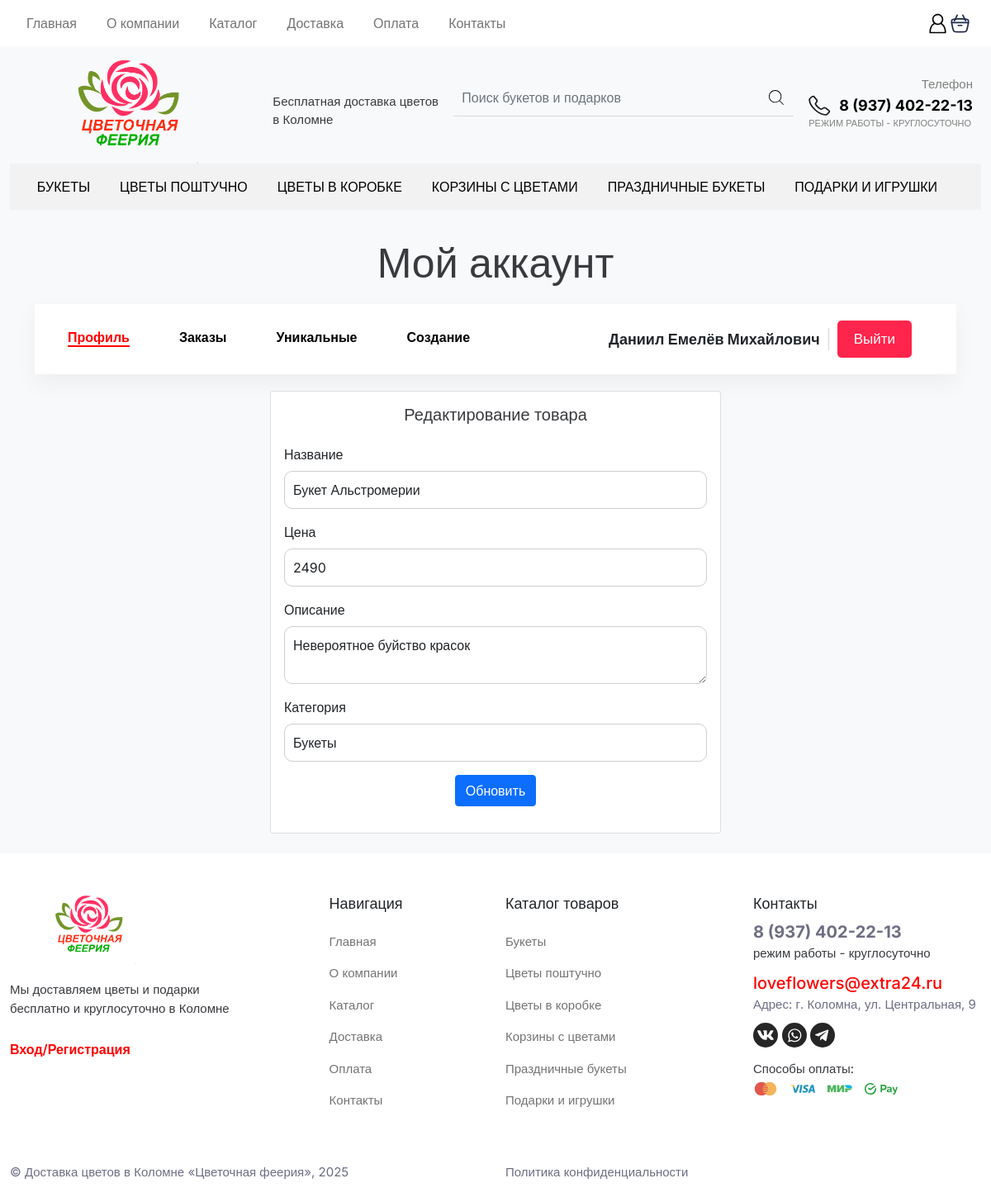
The app's page /update_product.php?id=12 (signed in) with its own data.
### tables this page shows
CREATE TABLE `Users` (
  `id` int NOT NULL,
  `Name` varchar(50) NOT NULL,
  `Surname` varchar(50) NOT NULL,
  `Lastname` varchar(50) NOT NULL,
  `email` varchar(100) NOT NULL,
  `password` varchar(100) NOT NULL,
  `role` int NOT NULL
);

CREATE TABLE `Products` (
  `id` int NOT NULL,
  `name` varchar(55) NOT NULL,
  `Price` varchar(10) NOT NULL,
  `category_id` int NOT NULL,
  `description` text NOT NULL,
  `image` varchar(255) NOT NULL,
  `created` datetime NOT NULL
);

### objects/user.php (called while the page is built, shortened)
<?php
class User
{
    private $conn;
    private $table_name = "Users";
    public $id;
    public function __construct($db)
    {
        $this->conn = $db;
    }
    public function readOne()
    {
        $query = "SELECT name, surname, lastname, email FROM " . $this->table_name . " WHERE id = ? LIMIT 0,1";
        $stmt = $this->conn->prepare($query);
        $stmt->bindParam(1, $this->id);
        $stmt->execute();
        $row = $stmt->fetch(PDO::FETCH_ASSOC);
        $this->name = $row['name'];
        $this->surname = $row['surname'];
        $this->lastname = $row['lastname'];
    }
}
?>

### objects/product.php (called while the page is built, shortened)
<?php
class Product
{
    private $conn;
    private $table_name = "Products";
    public $id;
    public function __construct($db)
    {
        $this->conn = $db;
    }
    function readOne()
    {
        $query = "SELECT name, price, description, category_id, image
        FROM " . $this->table_name . "
        WHERE id = ?
        LIMIT 0,1";
        $stmt = $this->conn->prepare($query);
        $stmt->bindParam(1, $this->id);
        $stmt->execute();
        $row = $stmt->fetch(PDO::FETCH_ASSOC);
        $this->name = $row["name"];
        $this->price = $row["price"];
        $this->description = $row["description"];
        $this->category_id = $row["category_id"];
    }
}

### objects/category.php (called while the page is built, shortened)
<?php
class Category
{
    private $conn;
    private $table_name = "Categories";
    public function __construct($db)
    {
        $this->conn = $db;
    }
    function read()
    {
        $query = "SELECT
                    id, name
                FROM
                    " . $this->table_name . "
                ORDER BY
                    name";
        $stmt = $this->conn->prepare($query);
        $stmt->execute();
        return $stmt;
    }
}

### update_product.php (the view, shortened to what this page needs)
<?php
$id = isset($_GET["id"]) ? $_GET["id"] : die("ERROR: отсутствует ID.");
include_once "objects/product.php";
include_once "objects/category.php";
include_once "objects/user.php";
$database = new Database();
$db = $database->getConnection();
if (isset($_SESSION['id'])) {
    $user = new User($db);
    $user->id = $_SESSION['id'];
    $user->readOne();
}
$product = new Product($db);
$category = new Category($db);
$product->id = $id;
$product->readOne();
?>
<?php include_once "components/header.php" ?>
<section id="create_product" class="bg-light py-4">
    <div class="container">
        <h2 class="max-title">Мой аккаунт</h2>
        <div class="profile-menu">
            <div class="row w-100">
                <div class="col-lg-6">
                    <div class="profile-left-menu">
                        <nav class="navbar navbar-expand-lg navbar-light">
                            <ul class="navbar-nav flex-row">
                                <li class="nav-item">
                                    <a class="nav-link-profile" href="admin_profile.php"
                                        style="color:red; border-bottom:2px solid red;">Профиль</a>
                                </li>
                                <li class="nav-item">
                                    <a class="nav-link-profile" href="admin_orders.php">Заказы</a>
                                </li>
                                <li class="nav-item">
                                    <a class="nav-link-profile" href="unique_orders.php">Уникальные</a>
                                </li>
                                <li class="nav-item">
                                    <a class="nav-link-profile" href="create_product.php">Создание</a>
                                </li>
                            </ul>
                        </nav>
                    </div>
                </div>
                <div class="col-lg-6">
                    <div class="profile-right-menu d-flex justify-content-center justify-content-lg-end">
                        <? echo '<div class="user-name">' . $user->name . ' ' . $user->surname . ' ' . $user->lastname . '</div>'; ?>
                        <button class="profile-btn btn btn-danger" onclick="location.href='logout.php'">Выйти</button>
                    </div>
                </div>
            </div>
        </div>
        <div class="row justify-content-center">
            <div class="col-lg-6">
                <div class="card">
                    <div class="card-body">
                        <h2 class="card-title text-center mb-4">Редактирование товара</h2>
                        <form action="<?= htmlspecialchars($_SERVER["PHP_SELF"] . "?id={$id}"); ?>" method="post">
                            <div class="form-group mb-3">
                                <label for="name">Название</label>
                                <input type="text" name="name" id="name" value="<?= $product->name; ?>"
                                    class="form-control">
                            </div>
                            <div class="form-group mb-3">
                                <label for="price">Цена</label>
                                <input type="text" name="price" id="price" value="<?= $product->price; ?>"
                                    class="form-control">
                            </div>
                            <div class="form-group mb-3">
                                <label for="description">Описание</label>
                                <textarea name="description" id="description"
                                    class="form-control"><?= $product->description; ?></textarea>
                            </div>
                            <div class="form-group mb-3">
                                <label for="category_id">Категория</label>
                                <select name="category_id" id="category_id" class="form-control">
                                    <?php
                                    $stmt = $category->read();
                                    while ($row_category = $stmt->fetch(PDO::FETCH_ASSOC)) {
                                        $category_id = $row_category["id"];
                                        $category_name = $row_category["name"];
                                        if ($product->category_id == $category_id) {
                                            echo "<option value='$category_id' selected>$category_name</option>";
                                        } else {
                                            echo "<option value='$category_id'>$category_name</option>";
                                        }
                                    }
                                    ?>
                                </select>
                            </div>
                            <div class="form-group text-center mt-3">
                                <button type="submit" class="btn btn-primary">Обновить</button>
                            </div>
                        </form>
                    </div>
                </div>
            </div>
        </div>
    </div>
</section>
<?php include_once "components/footer.php" ?>

### css/style.css (style rules this page uses)
* { box-sizing: border-box; }
body { font-family: 'Inter', sans-serif !important; line-height: 1.5 !important; }
.navbar { justify-content: space-between !important; }
.nav-item { margin-right: 20px; }
.btn-danger { padding: 15px 20px !important; color: #fff !important; background-color: #ff254c !important; font-size: 15px !important; border: none !important; font-weight: 500 !important; border-radius: 5px !important; margin-right: 10px !important; }
.max-title { text-align: center; font-size: 40px; margin-bottom: 20px; font-weight: 500; color: #383a3e; }
.card-title { text-align: center; font-size: 20px; font-weight: 500; color: #383a3e; }
.form-control { padding: 10px; border-radius: 10px; border: 1px solid #cfcfcf; }
label { margin-bottom: .5rem; }
.profile-menu { background-color: #fff; box-shadow: 0 10px 29px 0 rgba(0, 0, 0, .05); padding: 20px; margin-bottom: 20px; display: flex; justify-content: space-between; }
.profile-right-menu { align-items: center; }
.user-name { font-size: 18px; font-weight: 700; border-right: 1px solid #D5D5D5; padding-right: 10px; margin-right: 10px; }
.nav-link-profile { color: #000; font-weight: 700; margin: 0 20px; text-decoration: none; }
.profile-btn { padding: 10px 20px !important; background: var(--redcolor); color: #fff !important; font-size: 17px !important; font-weight: 500 !important; border-radius: 5px !important; border: none !important; cursor: pointer !important; }
.max-title { text-align: center; font-size: 50px; margin-bottom: 20px; color: #383A3E; }

### records on screen
users: Name "Даниил", Surname "Емелёв", Lastname "Михайлович"
products: name "Букет Альстромерии", price "2490", description "Невероятное буйство красок"

### other values on screen
form field category_id "Букеты"
